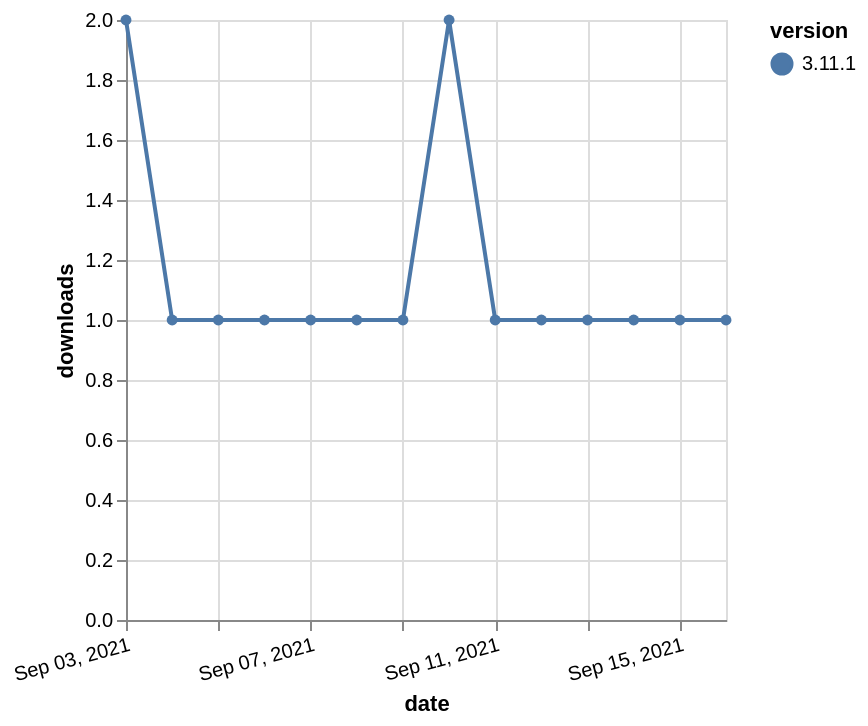

Write the Vega-Lite specification saved for this chart.
### Vega-Lite specification from a JSON file in a GitHub repository (floating-point values rounded to 4 significant figures)
{"$schema": "https://vega.github.io/schema/vega-lite/v5.json", "description": "A simple bar chart with embedded data.", "data": {"values": [{"date": "2021-09-03", "total": 241, "delta": 2, "version": "3.11.1"}, {"date": "2021-09-04", "total": 242, "delta": 1, "version": "3.11.1"}, {"date": "2021-09-05", "total": 243, "delta": 1, "version": "3.11.1"}, {"date": "2021-09-06", "total": 244, "delta": 1, "version": "3.11.1"}, {"date": "2021-09-07", "total": 245, "delta": 1, "version": "3.11.1"}, {"date": "2021-09-08", "total": 246, "delta": 1, "version": "3.11.1"}, {"date": "2021-09-09", "total": 247, "delta": 1, "version": "3.11.1"}, {"date": "2021-09-10", "total": 249, "delta": 2, "version": "3.11.1"}, {"date": "2021-09-11", "total": 250, "delta": 1, "version": "3.11.1"}, {"date": "2021-09-12", "total": 251, "delta": 1, "version": "3.11.1"}, {"date": "2021-09-13", "total": 252, "delta": 1, "version": "3.11.1"}, {"date": "2021-09-14", "total": 253, "delta": 1, "version": "3.11.1"}, {"date": "2021-09-15", "total": 254, "delta": 1, "version": "3.11.1"}, {"date": "2021-09-16", "total": 255, "delta": 1, "version": "3.11.1"}]}, "width": "container", "mark": {"type": "line", "point": {"filled": true}}, "encoding": {"x": {"field": "date", "type": "temporal", "timeUnit": "yearmonthdate", "title": "date", "axis": {"labelAngle": -15}}, "y": {"field": "delta", "type": "quantitative", "title": "downloads"}, "color": {"field": "version", "type": "nominal"}, "tooltip": {"field": "delta"}}}
